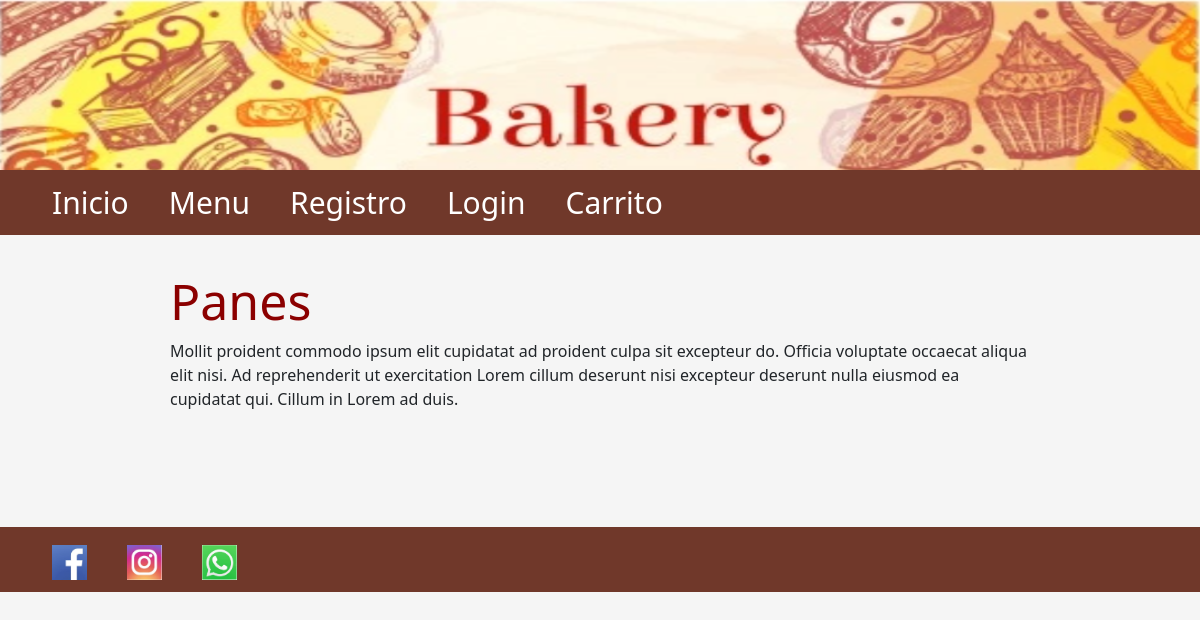
Before: /Menu with the older database file.
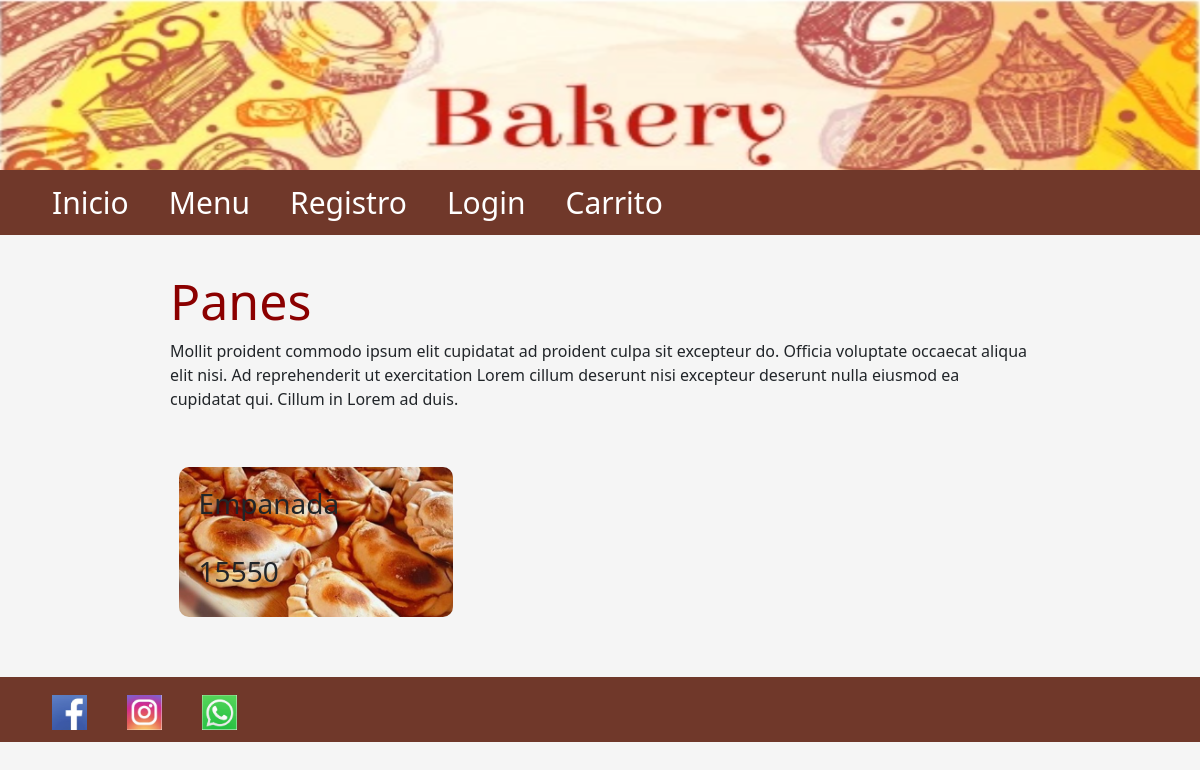
After: the same page with the newer database file.
### panaderia/models.py (models this page shows)
class Platos(db.Model):
    __tablename__ = 'platos'
    idproducto = db.Column(db.Integer, primary_key=True)
    nombreplato = db.Column(db.String(510), nullable=True)
    precioplato = db.Column(db.Integer, nullable=True)
    descripcionplato = db.Column(db.String(200))
    nombreimagenplato = db.Column(db.String(200), nullable=False)

### panaderia/views.py (the view)
@app.route('/Menu')
def menu():
    platos = Platos.query.all()
    return render_template('menu.html', platos=platos)

### panaderia/templates/Menu.html
{% extends './layout.html' %} {% block title %} Menu {% endblock %} {% block body %}
    <h1>Panes</h1>
    <p>Mollit proident commodo ipsum elit cupidatat ad proident culpa sit excepteur do. Officia voluptate occaecat aliqua elit nisi. Ad reprehenderit ut exercitation Lorem cillum deserunt nisi excepteur deserunt nulla eiusmod ea cupidatat qui. Cillum in
        Lorem ad duis.</p>
    <div class="contenedor">
        {%for plato in platos%}
                    <div class="imagenes-inicio" style="background-image:url(static/uploads/{{plato.nombreimagenplato}})">
                        <div class="textos">
                            <h3>{{plato.nombreplato}}</h3>
                            <h3>{{plato.precioplato}}</h3>
                        </div>
                    </div>
        {% endfor %}
{% endblock %}

Changed rows visible on the page:
added Platos: nombreimagenplato (picture), nombreplato "Empanada", precioplato "15550"
